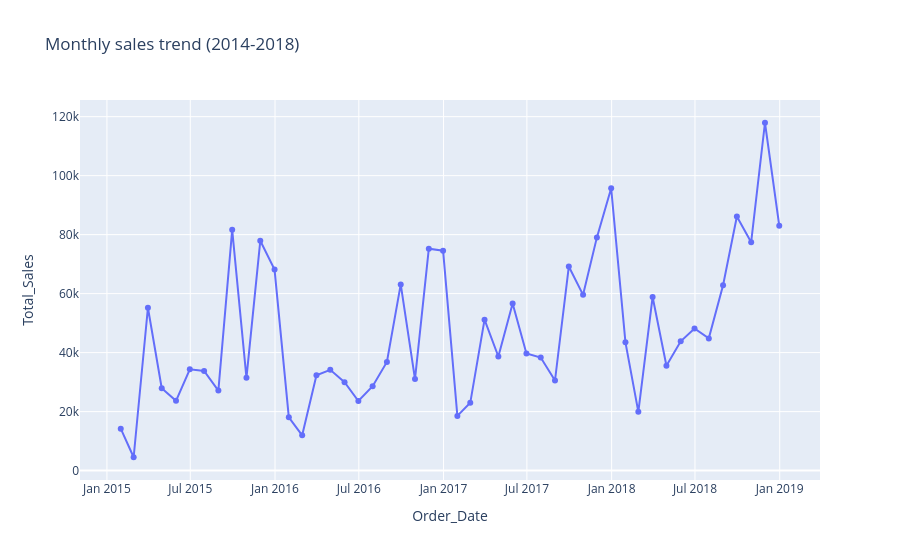

Here is the notebook cell this chart was saved with:
### Code cell
#monthly trend
fig = px.line(
    monthly_trend,
    x="Order_Date",
    y="Total_Sales",
    markers=True,
    title="Monthly sales trend (2014-2018)"
)
fig.show()
